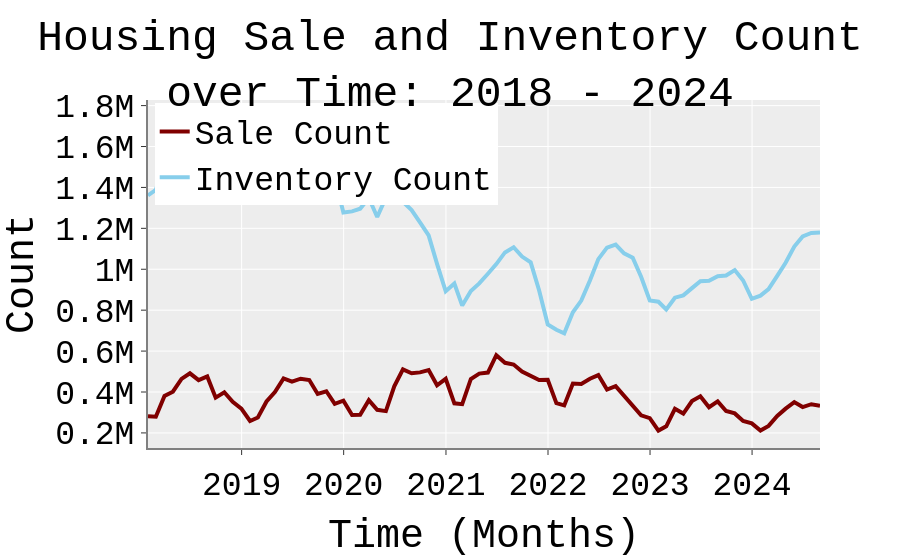

This figure's notebook cell:
### Code cell
fig = go.Figure()
fig.update_layout(title="Housing Sale and Inventory Count over Time: 2018 - 2024", title_font_size = 30,
                  font=dict( family="Courier New, monospace", size=25,color="#000000"),
                  template = "ggplot2", hovermode= 'closest', legend=dict(yanchor="top", y=0.99, xanchor="left", x=0.01))
fig.update_xaxes(showline=True, linewidth=2, linecolor='gray', title="Time (Months)")
fig.update_yaxes(showline=True, linewidth=2, linecolor='gray', title="Count")

fig.add_trace(go.Scatter(x = sale_count['DATE'], y = sale_count['SALE_COUNT'], mode = 'lines',
                         name = 'Sale Count', line=dict(color=red, width=4)))

fig.add_trace(go.Scatter(x = for_sale['DATE'], y = for_sale['INVENTORY_COUNT'], mode = 'lines',
                         name = 'Inventory Count', line=dict(color=light_blue, width=4)))

pio.write_image(fig, "images/fig33.png", width=5*300, height=2*300, scale=1.5)

fig.update_layout(title="Housing Sale and Inventory Count<br>over Time: 2018 - 2024", title_font_size = 43,
                  font=dict( family="Courier New, monospace", size=33,color="#000000"),
                  template = "ggplot2", hovermode= 'closest', legend=dict(yanchor="top", y=0.99, xanchor="left", x=0.01))

pio.write_image(fig, f"images/fig3poster.png", width=5*175, height=4*175, scale=1)

fig
